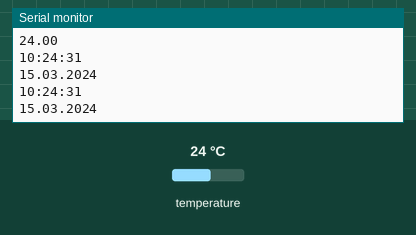
Recording of a sketch running on a simulated Arduino Uno, built with avr-gcc and run on an emulated ATmega328P. On the bench: the last lines printed to the serial monitor. The inputs (shaded band) are chosen by the test bench; at power-on: temperature 24 °C. The local clock reads 2024-03-15 10:24:30 at power-on unless the sketch sets it.

Above: at 1.3 s.
1.4 s: temperature set to 12 °C
At 2.43 s:
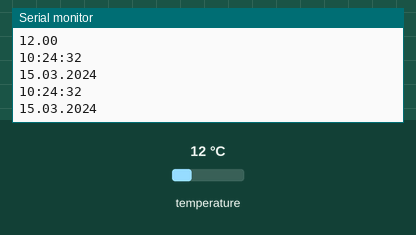
2.9 s: temperature set to 19 °C
At 3.47 s:
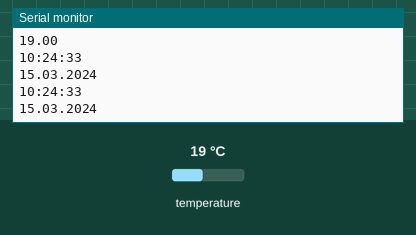
Timing chart, 0 to 5.9 s (numbered marks = the images above; inputs shaded):
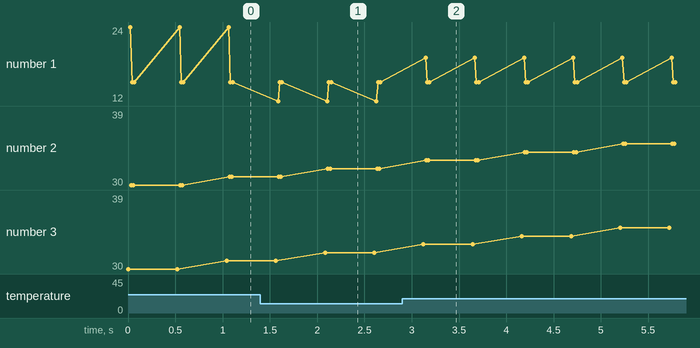

The sketch:

sketch_nov9a.ino
```cpp
#include <microDS3231.h>
MicroDS3231 rtc;

void setup() {
  Serial.begin(9600);

  // проверка наличия модуля на линии i2c
  // вызов rtc.begin() не обязателен для работы
  if (!rtc.begin()) {
    Serial.println("DS3231 not found");
    for(;;);
  }

  // ======== УСТАНОВКА ВРЕМЕНИ АВТОМАТИЧЕСКИ ========
  // rtc.setTime(COMPILE_TIME);     // установить время == времени компиляции

  // визуально громоздкий, но более "лёгкий" с точки зрения памяти способ установить время компиляции
  rtc.setTime(BUILD_SEC, BUILD_MIN, BUILD_HOUR, BUILD_DAY, BUILD_MONTH, BUILD_YEAR);

  if (rtc.lostPower()) {            // выполнится при сбросе батарейки
    Serial.println("lost power!");
    // тут можно однократно установить время == времени компиляции
  }

  // ======== УСТАНОВКА ВРЕМЕНИ ВРУЧНУЮ ========
  // установить время вручную можно двумя способами (подставить реальные числа)
  //rtc.setTime(SEC, MIN, HOUR, DAY, MONTH, YEAR);
  //rtc.setHMSDMY(HOUR, MIN, SEC, DAY, MONTH, YEAR);

  // также можно установить время через DateTime
  /*
  DateTime now;
  now.second = 0;
  now.minute = 10;
  now.hour = 50;
  now.date = 2;
  now.month = 9;
  now.year = 2021;

  rtc.setTime(now);  // загружаем в RTC
  */
}

void loop() {
  // получение и вывод каждой компоненты
  Serial.print(rtc.getHours());
  Serial.print(":");
  Serial.print(rtc.getMinutes());
  Serial.print(":");
  Serial.print(rtc.getSeconds());
  Serial.print(" ");
  Serial.print(rtc.getDay());
  Serial.print(" ");
  Serial.print(rtc.getDate());
  Serial.print("/");
  Serial.print(rtc.getMonth());
  Serial.print("/");
  Serial.println(rtc.getYear());

  /*
  // можно через DateTime (более оптимально):
  DateTime now = rtc.getTime();
  Serial.print(now.hour);
  Serial.print(":");
  Serial.print(now.minute);
  Serial.print(":");
  Serial.print(now.second);
  Serial.print(" ");
  Serial.print(now.day);
  Serial.print(" ");
  Serial.print(now.date);
  Serial.print("/");
  Serial.print(now.month);
  Serial.print("/");
  Serial.println(now.year);
  */

  // вывод температуры чипа
  Serial.println(rtc.getTemperatureFloat());
  //Serial.println(rtc.getTemperature());

  // вывод времени готовой строкой String
  Serial.println(rtc.getTimeString());

  // вывод даты готовой строкой String
  Serial.println(rtc.getDateString());

  // вывод времени через char array
  char time[8];
  rtc.getTimeChar(time);
  Serial.println(time);

  // вывод даты через char array
  char date[10];
  rtc.getDateChar(date);
  Serial.println(date);

  Serial.println();
  delay(500);
}
```

Measured:
- after the input at 1.4 s, the serial monitor: prints a new line after 0.19 s (image 1)
- after the input at 2.9 s, the serial monitor: prints a new line after 0.25 s (image 2)
